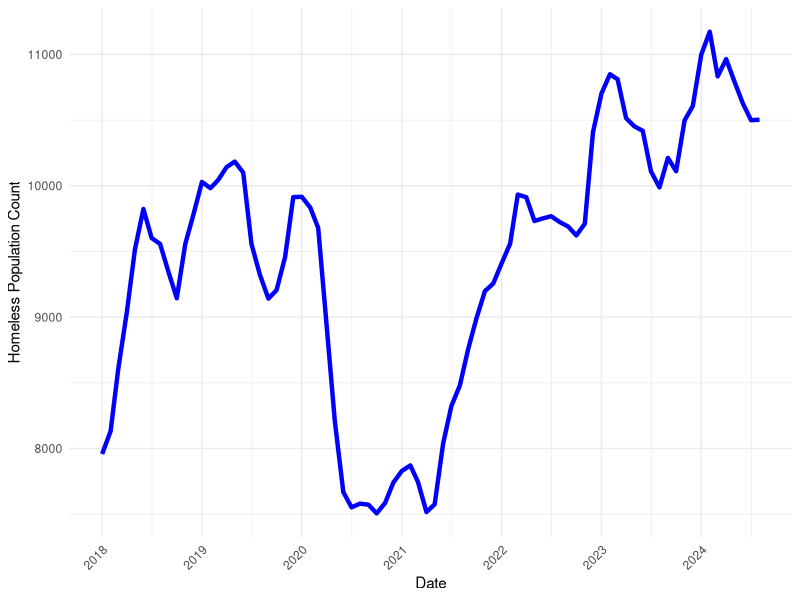
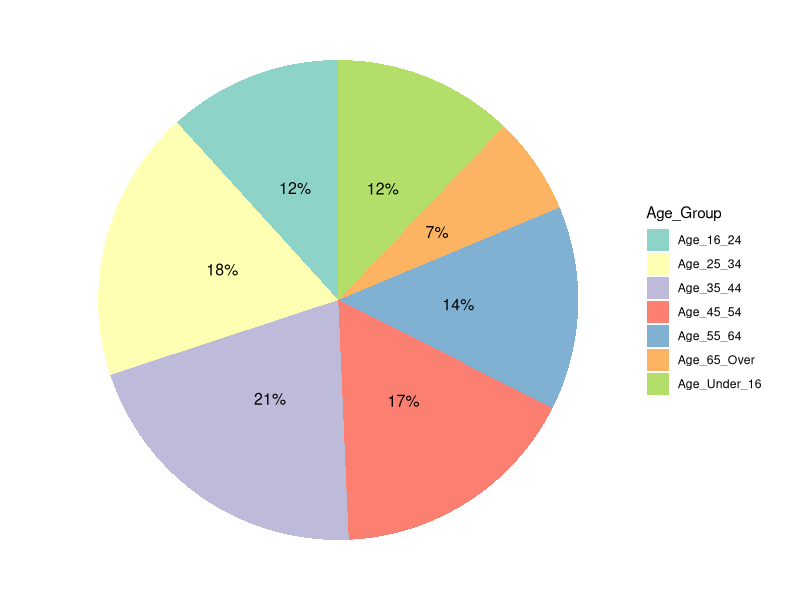
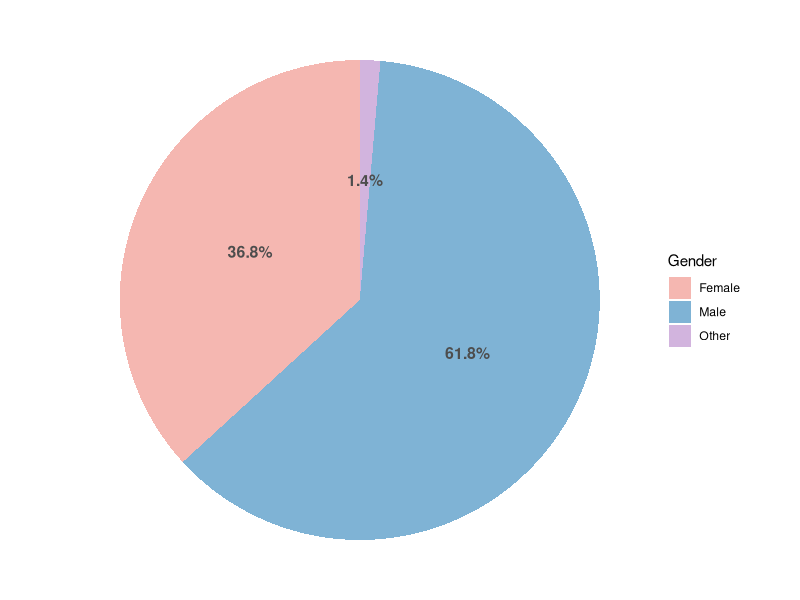
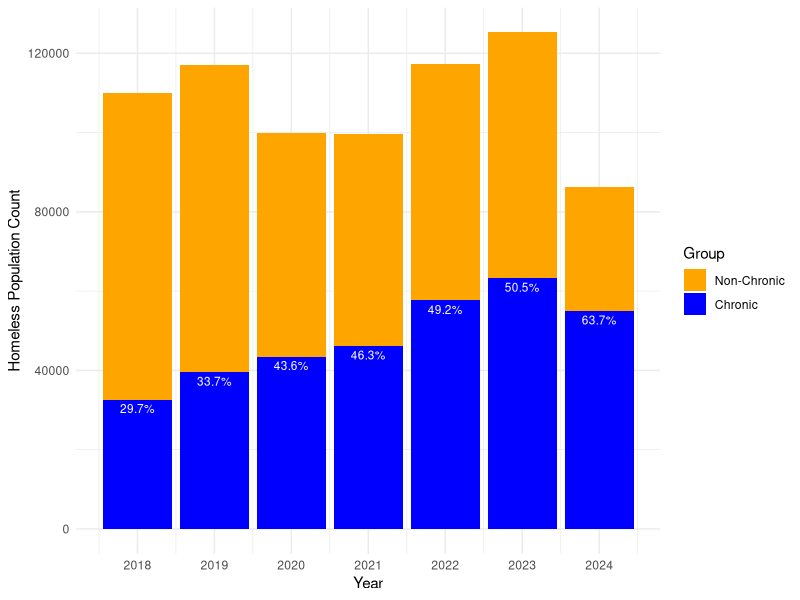

Reproduce these figures in R, in order.
## ---- chunk 1
#| include: false
#| warning: false
#| message: false
#### Workspace setup ####
library(tidyverse)
library(ggplot2)
library(dplyr)
library(tidyr)
## ---- chunk 2
#| echo: false
#| warning: false
#| message: false

# Loading the Cleaned Dataset #
cleaned_shelter_data <- read_csv(here::here("data", "analysis_data", "shelter_analysis_data.csv"))


# Generated by ChatGPT
cleaned_shelter_data$Date <- as.Date(paste0("01-", cleaned_shelter_data$Date), format="%d-%b-%y")
cleaned_shelter_data$year <- as.numeric(format(cleaned_shelter_data$Date, "%Y")) 

## ---- chunk 3
#| echo: false
#| warning: false
#| label: fig-total-population
#| fig-cap: "Trend of Homeless Population in Toronto from 2018 to 2024"

# Filter to include only the "All Population" group
total_population_data <- subset(cleaned_shelter_data, Population_Group == "All Population")

# This code is based on knowledge from Alexander (2023).
# Load ggplot2 for plotting
ggplot(total_population_data, aes(x = Date, y = Homeless_Count)) +
  geom_line(color = "blue", linewidth = 1.5) +  
  labs(x = "Date",
       y = "Homeless Population Count") +
  scale_x_date(date_labels = "%Y", date_breaks = "1 year") +  
  theme_minimal() +
  theme(axis.text.x = element_text(angle = 45, hjust = 1))    

## ---- chunk 4
#| echo: false
#| warning: false
#| label: fig-age-distribution
#| fig-cap: "Age Group Distribution of Homeless Population in Toronto (2018-2024)"

# Summarize data for all years (total homeless population by age group)
# Generated by ChatGPT
total_data <- cleaned_shelter_data %>%
  summarise(Age_Under_16 = sum(Age_Under_16, na.rm = TRUE),
            Age_16_24 = sum(Age_16_24, na.rm = TRUE),
            Age_25_34 = sum(Age_25_34, na.rm = TRUE),
            Age_35_44 = sum(Age_35_44, na.rm = TRUE),
            Age_45_54 = sum(Age_45_54, na.rm = TRUE),
            Age_55_64 = sum(Age_55_64, na.rm = TRUE),
            Age_65_Over = sum(Age_65_Over, na.rm = TRUE))

# Reshape data for plotting
# Generated by ChatGPT
total_data_long <- tidyr::pivot_longer(total_data, 
                                       cols = starts_with("Age"), 
                                       names_to = "Age_Group", 
                                       values_to = "Count")

# Calculate percentages
# Generated by ChatGPT
total_count <- sum(total_data_long$Count)
total_data_long <- total_data_long %>%
  mutate(Percent = round(Count / total_count * 100))

# Create a pie chart with percentage labels
# This code is based on knowledge from Alexander (2023) and further refined using the RStudio Help documentation.
ggplot(total_data_long, aes(x = "", y = Count, fill = Age_Group)) +
  geom_bar(stat = "identity", width = 1) +
  coord_polar("y") +
  geom_text(aes(label = paste0(Percent, "%")), 
            position = position_stack(vjust = 0.5), size = 4) +
  theme_void() +
  theme(legend.position = "right") +
  scale_fill_brewer(palette = "Set3")  


## ---- chunk 5
#| echo: false
#| warning: false
#| label: fig-gender-distribution
#| fig-cap: "Homeless Population by Gender in Toronto (2018-2024)"
#| 
# Summarize data by year for different genders
# This logic is similar to the previous graph of age group 
gender_data <- cleaned_shelter_data %>%
  group_by(year) %>%
  summarise(Male = sum(Male_Count, na.rm = TRUE),
            Female = sum(Female_Count, na.rm = TRUE),
            Other = sum(Transgender_Non_Binary_Count, na.rm = TRUE))

# Calculate total population for each gender over the entire period
total_population <- gender_data %>%
  summarise(Male = sum(Male), Female = sum(Female), Other = sum(Other))

# Reshape data for plotting
total_population_long <- pivot_longer(total_population, 
                                      cols = c("Other", "Female", "Male"), 
                                      names_to = "Gender", 
                                      values_to = "Total_Count")

# Calculate percentages for each gender
total_population_long <- total_population_long %>%
  mutate(Percent = round(Total_Count / sum(Total_Count) * 100, 1))

# Create a pie chart similar to the one used for age groups
# This code is based on knowledge from Alexander (2023) and further refined using the RStudio Help documentation.
ggplot(total_population_long, aes(x = "", y = Total_Count, fill = Gender)) +
  geom_bar(stat = "identity", width = 1) +
  coord_polar("y") +
  geom_text(aes(label = paste0(Percent, "%")), 
            position = position_stack(vjust = 0.5), size = 4, fontface = "bold", color = "gray30") +  
  theme_void() +
  theme(legend.position = "right") +
  scale_fill_manual(values = c("Male" = "#7FB3D5", "Female" = "#F5B7B1", "Other" = "#D2B4DE"))  


## ---- chunk 6
#| echo: false
#| warning: false
#| label: fig-chronic-population
#| fig-cap: "Changes in Chronic and Non-Chronic Homeless Population and Proportion in Toronto (2018-2024)"

# Summarize data by year for Chronic and All Population
# Generated by ChatGPT
chronic_data <- cleaned_shelter_data %>%
  filter(Population_Group == 'Chronic') %>%
  group_by(year) %>%
  summarize(homeless_count = sum(Homeless_Count))

all_population_data <- cleaned_shelter_data %>%
  filter(Population_Group == 'All Population') %>%
  group_by(year) %>%
  summarize(homeless_count = sum(Homeless_Count))

# Create Non-Chronic by subtracting Chronic from All Population
non_chronic_data <- all_population_data
non_chronic_data$homeless_count <- non_chronic_data$homeless_count - chronic_data$homeless_count
non_chronic_data$group <- 'Non-Chronic'

# Add Chronic to the dataset
chronic_data$group <- 'Chronic'
combined_data <- rbind(chronic_data, non_chronic_data)  # Combine data

# Ensure 'group' is a factor and order it so that Chronic appears at the top
combined_data$group <- factor(combined_data$group, levels = c("Non-Chronic", "Chronic"))

# Calculate the proportion of Chronic for each year
proportions <- chronic_data %>%
  left_join(all_population_data, by = "year", suffix = c("_chronic", "_all")) %>%
  mutate(percentage = round((homeless_count_chronic / homeless_count_all) * 100, 1))

# Plot the stacked bar chart with Chronic at the top and add percentages
ggplot(combined_data, aes(x = year, y = homeless_count, fill = group)) +
  geom_bar(stat = "identity", position = "stack") +
  geom_text(data = proportions, aes(x = year, y = homeless_count_chronic, label = paste0(percentage, "%")),
            vjust = 1.5, color = "white", size = 3) +  # Add percentage labels in white color
  labs(x = "Year", y = "Homeless Population Count", fill = "Group") +
  theme_minimal() +
  scale_fill_manual(values = c("Chronic" = "blue", "Non-Chronic" = "orange")) +
  scale_x_continuous(breaks = seq(min(combined_data$year), max(combined_data$year), by = 1))  



